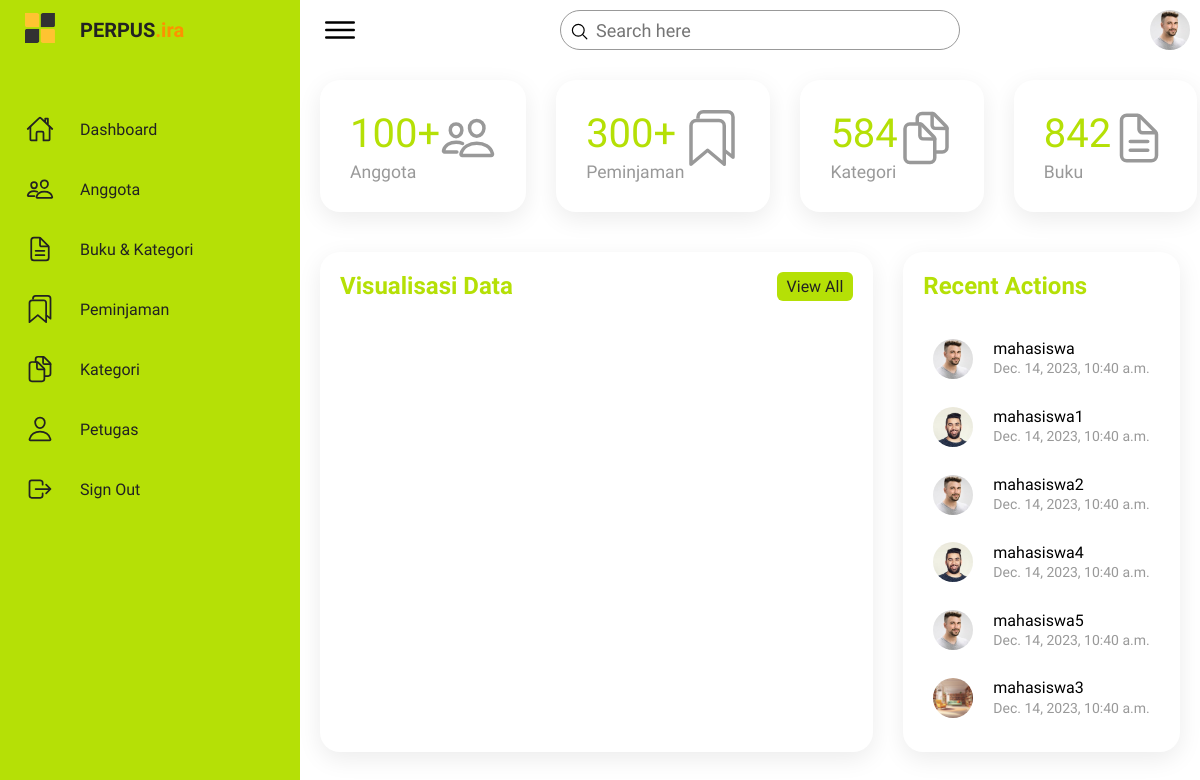
The app's page /dashboard/ (signed in), older data.
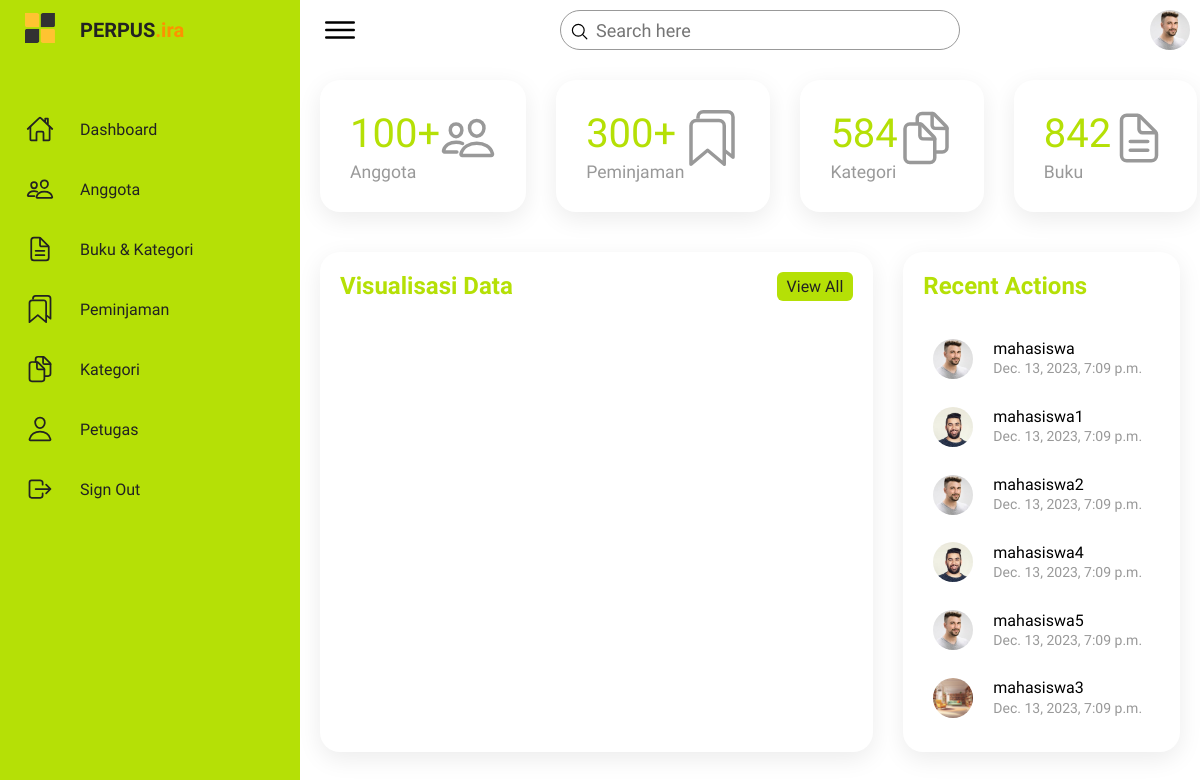
The same page, newer data.
### app_perpus/models.py (models this page shows, shortened)
class Anggota(models.Model):
    foto = models.ImageField(upload_to='img', default=False)
    user = models.OneToOneField(User, on_delete=models.CASCADE, related_name='anggota')
    KELAMIN_CHOICES = [
        ('Laki-Laki', 'Laki-Laki'),
        ('Perempuan', 'Perempuan'),
    ]
    kelamin = models.CharField(max_length=10, choices=KELAMIN_CHOICES)
    alamat = models.CharField(max_length=200)
    email = models.CharField(max_length=20, default='anggota@gmail.com')
    nomor_telepon = models.CharField(max_length=20)
    created_at = models.DateTimeField(auto_now_add=True)

### app_perpus/views.py (the view)
# urls.py: path('dashboard/', views.dashboard, name='dashboard'),
@login_required
def dashboard(request):
    anggotas = Anggota.objects.all()
    return render(request, 'dashboard.html',{'anggota':anggotas})

### templates/dashboard.html (shortened to what this page needs)
{% extends 'base.html' %}
{% load static %}
{% block content %}
<div class="topbar">
    <div class="toggle">
        <ion-icon name="menu-outline"></ion-icon>
    </div>
    <div class="search">
        <label>
            <input type="text" placeholder="Search here">
            <ion-icon name="search-outline"></ion-icon>
        </label>
    </div>
    <div class="user">
        <img src="{% static 'imgs/customer01.jpg'%}" alt="">
    </div>
</div>
<div class="cardBox">
    <div class="card">
        <div>
            <div class="numbers">100+</div>
            <div class="cardName">Anggota</div>
        </div>
        <div class="iconBx">
            <ion-icon name="people-outline"></ion-icon>
        </div>
    </div>
    <div class="card">
        <div>
            <div class="numbers">300+</div>
            <div class="cardName">Peminjaman</div>
        </div>
        <div class="iconBx">
            <ion-icon name="bookmarks-outline"></ion-icon>
        </div>
    </div>
    <div class="card">
        <div>
            <div class="numbers">584</div>
            <div class="cardName">Kategori</div>
        </div>
        <div class="iconBx">
            <ion-icon name="documents-outline"></ion-icon>
        </div>
    </div>
    <div class="card">
        <div>
            <div class="numbers">842</div>
            <div class="cardName">Buku</div>
        </div>
        <div class="iconBx">
            <ion-icon name="document-text-outline"></ion-icon>
        </div>
    </div>
</div>
<div class="details">
    <div class="recentOrders">
        <div class="cardHeader">
            <h2>Visualisasi Data</h2>
            <a href="#" class="btn">View All</a>
        </div>
        <figure class="highcharts-figure">
        </figure>
    </div>
    <div class="recentCustomers">
        <div class="cardHeader">
            <h2>Recent Actions</h2>
        </div>
        <table>
            {% for recent_agt in anggota %}
            <tr>
                <td width="60px">
                    <div class="imgBx"> <img src="{{recent_agt.foto.url}}" alt=""></div>
                </td>
                <td>
                    <h4>{{ recent_agt.user }} <br> <span>{{ recent_agt.created_at }}</span></h4>
                </td>
            </tr>
            {% endfor %}
        </table>
    </div>
</div>
{% endblock content %}

### templates/base.html (shortened to what this page needs)
{%load static%}
<!DOCTYPE html>
<html lang="en">
<head>
    <link rel="stylesheet" href="{% static 'css/style.css'%} ">
</head>
<body>
    <div class="container">
        {%include 'snippets/nav.html'%}
        <div class="main">
            {% block content %}
            {% endblock content %}
        </div>
    </div>
</body>
</html>

### templates/snippets/nav.html
{% load static %}
<div class="navigation">
    <ul>
        <li>
            <a href="{% url 'index' %}">
                <span class="icon">
                    <img src="{% static 'img/logo.png'%}" style="width: 30px; height: 30px;">
                </span>
                <span class="title" style="font-weight: bold; font-size: 20px;">PERPUS<span style="color: #FC9201;">.ira</span></span>
            </a>
        </li>
        <li>
            <a href="{% url 'dashboard' %}">
                <span class="icon">
                    <ion-icon name="home-outline"></ion-icon>
                </span>
                <span class="title">Dashboard</span>
            </a>
        </li>
        <li>
            <a href="{% url 'list_anggota' %}">
                <span class="icon">
                    <ion-icon name="people-outline"></ion-icon>
                </span>
                <span class="title">Anggota</span>
            </a>
        </li>
        <li>
            <a href="{% url 'list_buku' %}">
                <span class="icon">
                    <ion-icon name="document-text-outline"></ion-icon>
                </span>
                <span class="title">Buku & Kategori</span>
            </a>
        </li>
        <li>
            <a href="{% url 'list_peminjaman' %}">
                <span class="icon">
                    <ion-icon name="bookmarks-outline"></ion-icon>
                </span>
                <span class="title">Peminjaman</span>
            </a>
        </li>
        <li>
            <a href="{% url 'list_kategori' %}">
                <span class="icon">
                    <ion-icon name="documents-outline"></ion-icon>
                </span>
                <span class="title">Kategori</span>
            </a>
        </li>
        <li>
            <a href="{% url 'list_petugas' %}">
                <span class="icon">
                    <ion-icon name="person-outline"></ion-icon>
                </span>
                <span class="title">Petugas</span>
            </a>
        </li>
        <li>
            <a href="{% url 'signout' %}">
                <span class="icon">
                    <ion-icon name="log-out-outline"></ion-icon>
                </span>
                <span class="title">Sign Out</span>
            </a>
        </li>
    </ul>
</div>

### static/css/style.css (style rules this page uses)
* { font-family: "Ubuntu", sans-serif; margin: 0; padding: 0; box-sizing: border-box; }
:root { --primary: #b5e006; --secondery: #ffffff; --gray: #f2f2f2; --black1: #222; --black2: #999; }
body { min-height: 100vh; overflow-x: hidden; }
.container { position: relative; width: 100%; }
.navigation { position: fixed; width: 300px; height: 100%; background: var(--primary); border-left: 10px solid var(--primary); transition: 0.5s; overflow: hidden; }
.navigation ul { position: absolute; top: 0; left: 0; width: 100%; }
.navigation ul li { position: relative; width: 100%; list-style: none; border-top-left-radius: 30px; border-bottom-left-radius: 30px; }
.navigation ul li:nth-child(1) { margin-bottom: 40px; pointer-events: none; }
.navigation ul li a { position: relative; display: block; width: 100%; display: flex; text-decoration: none; color: var(--black1); }
.navigation ul li a .icon { position: relative; display: block; min-width: 60px; height: 60px; line-height: 75px; text-align: center; }
.navigation ul li a .icon ion-icon { font-size: 1.75rem; }
.navigation ul li a .title { position: relative; display: block; padding: 0 10px; height: 60px; line-height: 60px; text-align: start; white-space: nowrap; }
.main { position: absolute; width: calc(100% - 300px); left: 300px; min-height: 100vh; background: var(--secondery); transition: 0.5s; }
.topbar { width: 100%; height: 60px; display: flex; justify-content: space-between; align-items: center; padding: 0 10px; }
.toggle { position: relative; width: 60px; height: 60px; display: flex; justify-content: center; align-items: center; font-size: 2.5rem; cursor: pointer; }
.search { position: relative; width: 400px; margin: 0 10px; }
.search label { position: relative; width: 100%; }
.search label input { width: 100%; height: 40px; border-radius: 40px; padding: 5px 20px; padding-left: 35px; font-size: 18px; outline: none; border: 1px solid var(--black2); }
.search label ion-icon { position: absolute; top: 0; left: 10px; font-size: 1.2rem; }
.user { position: relative; width: 40px; height: 40px; border-radius: 50%; overflow: hidden; cursor: pointer; }
.user img { position: absolute; top: 0; left: 0; width: 100%; height: 100%; object-fit: cover; }
.cardBox { position: relative; width: 100%; padding: 20px; display: grid; grid-template-columns: repeat(4, 1fr); grid-gap: 30px; }
.cardBox .card { position: relative; background: var(--secondery); padding: 30px; border-radius: 20px; display: flex; justify-content: space-between; cursor: pointer; box-shadow: 0 7px 25px rgba(0, 0, 0, 0.08); }
.cardBox .card .numbers { position: relative; font-weight: 500; font-size: 2.5rem; color: var(--primary); }
.cardBox .card .cardName { color: var(--black2); font-size: 1.1rem; margin-top: 5px; }
.cardBox .card .iconBx { font-size: 3.5rem; color: var(--black2); }
.details { position: relative; width: 100%; padding: 20px; display: grid; grid-template-columns: 2fr 1fr; grid-gap: 30px; }
.details .recentOrders { position: relative; display: grid; min-height: 500px; background: var(--secondery); padding: 20px; box-shadow: 0 7px 25px rgba(0, 0, 0, 0.08); border-radius: 20px; }
.details .cardHeader { display: flex; justify-content: space-between; align-items: flex-start; }
.cardHeader h2 { font-weight: 600; color: var(--primary); }
.cardHeader .btn { position: relative; padding: 5px 10px; background: var(--primary); text-decoration: none; color: var(--black1); border-radius: 6px; }
.details table { width: 100%; border-collapse: collapse; margin-top: 2px; }
.recentCustomers { position: relative; display: grid; min-height: 500px; padding: 20px; background: var(--secondery); box-shadow: 0 7px 25px rgba(0, 0, 0, 0.08); border-radius: 20px; }
.recentCustomers .imgBx { position: relative; width: 40px; height: 40px; border-radius: 50px; overflow: hidden; }
.recentCustomers .imgBx img { position: absolute; top: 0; left: 0; width: 100%; height: 100%; object-fit: cover; }
.recentCustomers table tr td { padding: 12px 10px; }
.recentCustomers table tr td h4 { font-size: 16px; font-weight: 500; line-height: 1.2rem; }
.recentCustomers table tr td h4 span { font-size: 14px; color: var(--black2); }

Row changes from the older to the newer data that the page shows:
changed Anggota "mahasiswa": created_at "Dec. 14, 2023, 10:40 a.m." → "Dec. 13, 2023, 7:09 p.m."
changed Anggota "mahasiswa1": created_at "Dec. 14, 2023, 10:40 a.m." → "Dec. 13, 2023, 7:09 p.m."
changed Anggota "mahasiswa2": created_at "Dec. 14, 2023, 10:40 a.m." → "Dec. 13, 2023, 7:09 p.m."
changed Anggota "mahasiswa4": created_at "Dec. 14, 2023, 10:40 a.m." → "Dec. 13, 2023, 7:09 p.m."
changed Anggota "mahasiswa5": created_at "Dec. 14, 2023, 10:40 a.m." → "Dec. 13, 2023, 7:09 p.m."
changed Anggota "mahasiswa3": created_at "Dec. 14, 2023, 10:40 a.m." → "Dec. 13, 2023, 7:09 p.m."
